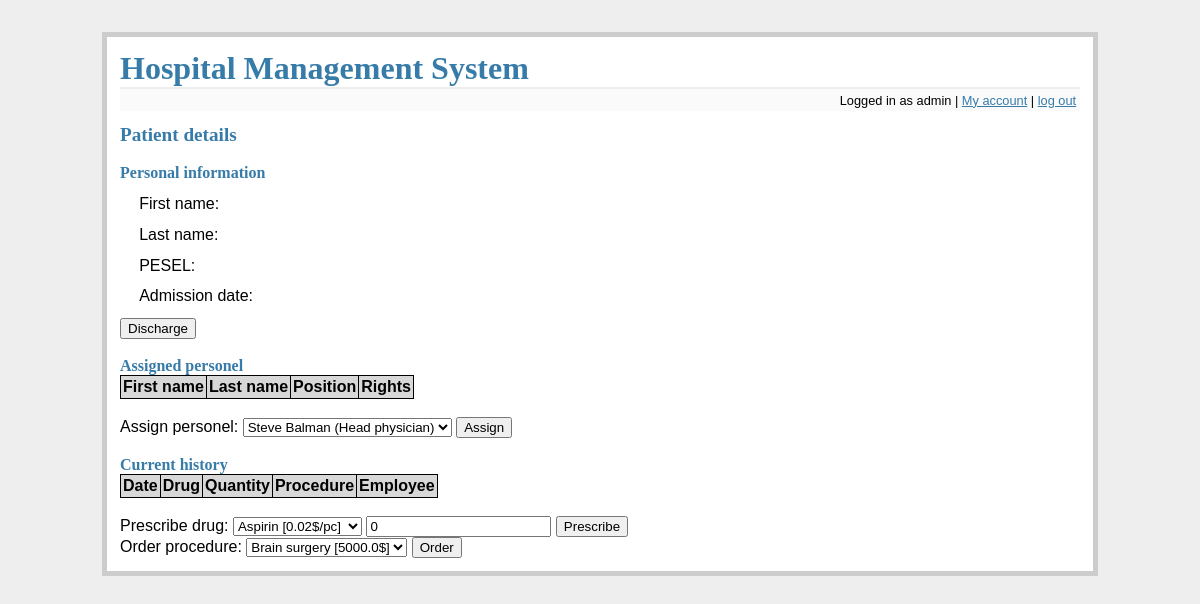
The page /patient_details?patient=31273504732 (signed in) on the database as committed earlier.
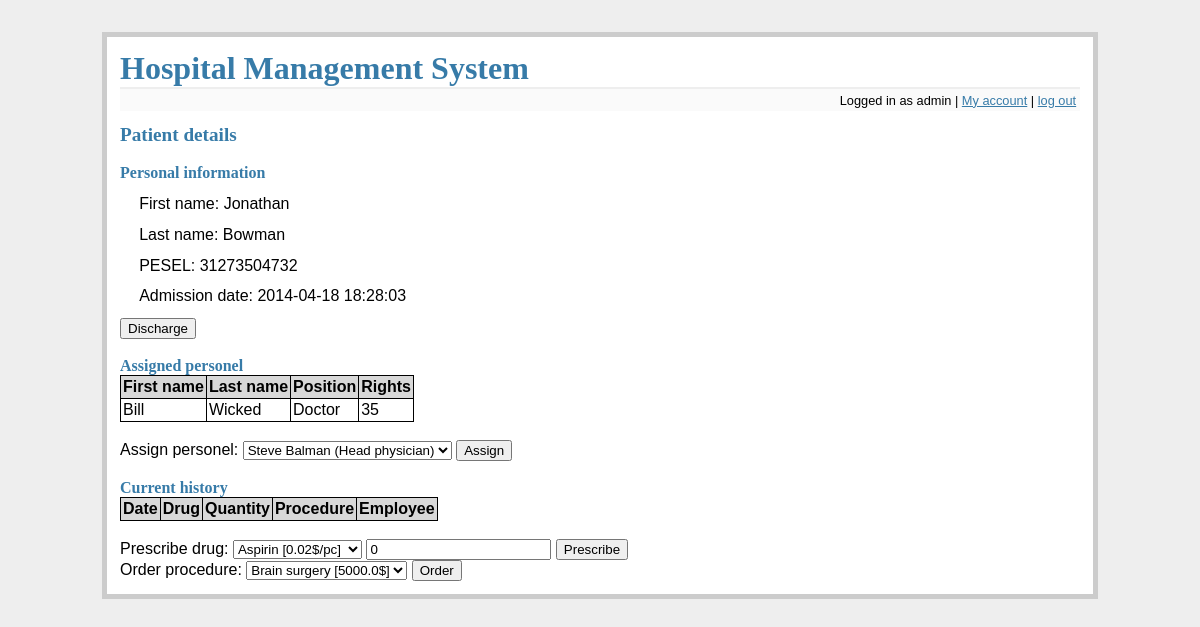
The same page on the database as committed later.
### tables this page shows
CREATE TABLE patients (
    pesel integer primary key,
    fname text not null,
    lname text not null
);

CREATE TABLE files (
    id integer primary key autoincrement,
    patient_pesel integer not null,
    admission_d datetime not null,
    discharge_d datetime,
    foreign key(patient_pesel) references patients(pesel)
);

CREATE TABLE employees (
    id integer primary key autoincrement,
    fname text not null,
    lname text not null,
    login text not null unique,
    password text not null,
    position_id integer not null,
    employment_d date not null,
    salary integer not null,
    rights integer not null,
    foreign key(position_id) references positions(id)
);

CREATE TABLE positions (
    id integer primary key autoincrement,
    name text not null
);

### flaskr.py (the view, shortened to what this page needs)
@app.route('/patient_details', methods=['GET', 'POST'])
def patient_details():
    error = None
    db = get_db()
    position = get_position(db, session['username'])
    if 'logged_in' not in session or not session['logged_in'] or position not in ['Admin', 'Head physician', 'Doctor', 'Nurse']:
        flash('You do not have rights to access this part of website')
        return redirect(url_for('main_screen'))
    if 'patient' not in request.args:
        flash('No patient specified!');
        return redirect(url_for('main_screen'))
    pesel = request.args['patient']
    if position in ['Admin', 'Head physician']:
        details = get_patient_details(db, pesel)
    else:
        details = get_patient_details_if_allowed(db, session['username'], pesel)
        if not details:
            flash('You cannot view this record')
            return redirect(url_for('main_screen'))
    personel = get_assigned_personel_for_patient(db, pesel)
    employees = get_all_medical_personel(db)
    deassign = None
    if (is_assigned(db, pesel, session['username'])):
        deassign = True
    discharge = None
    if position in ['Admin', 'Head physician', 'Doctor']:
        discharge = True
    curr_history = get_current_history(db, pesel)
    avail_drugs = get_all_allowed_drugs(db, session['username'])
    avail_procedures = get_all_allowed_procedures(db, session['username'])
    return render_template('patient_details.html', details=details, personel=personel, employees=employees, error=error, deassign=deassign, allowed_discharge=discharge, curr_history=curr_history, avail_drugs=avail_drugs, avail_procedures=avail_procedures)

### flaskr.py (called while the page is built)
def connect_db():
    rv = sqlite3.connect(app.config['DATABASE'])
    rv.row_factory = sqlite3.Row
    return rv

def get_db():
    if not hasattr(g, 'sqlite_db'):
        g.sqlite_db = connect_db()
    return g.sqlite_db

### tools.py (called while the page is built)
def get_position(db, user):
    cur = db.execute('select p.name from employees as e join positions as p on e.position_id = p.id where e.login = ?', [user])
    res = cur.fetchone()
    return res[0] if res else None

def get_patient_details(db, pesel):
    return db.execute('select p.fname, p.lname, p.pesel, f.admission_d from files f join patients p on f.patient_pesel = p.pesel where f.discharge_d is null and p.pesel = ?', [pesel]).fetchone()

def get_assigned_personel_for_patient(db, pesel):
    cur = db.execute('select e.fname, e.lname, p.name, e.rights from employees e join positions p on p.id = e.position_id join assignments a on a.employee_id = e.id join files f on f.id = a.fil_id join patients pat on f.patient_pesel = pat.pesel where pat.pesel = ? and f.discharge_d is null order by e.rights desc', [pesel])
    return cur.fetchall()

### templates/patient_details.html (shortened to what this page needs)
{% extends "layout.html" %}
{% block body %}
    <h2>Patient details</h2>
    <br/>
    <h3>Personal information</h3>
    <ul class=entries>
    <li>First name: {{ details.fname }}
    <li>Last name: {{ details.lname }}
    <li>PESEL: {{ details.pesel }}
    <li>Admission date: {{ details.admission_d }}
    </ul>
    {% if allowed_discharge %}
    <form action="{{ url_for('discharge', patient=details.pesel) }}" method=post>
        <input type=submit value=Discharge>
    </form>
    {% endif %}
    <br/>
    <h3>Assigned personel</h3>
    <table class=dbtable>
    <tr><td>First name<td>Last name<td>Position<td>Rights
    {% for row in personel %}
        <tr>
        {% for d in row %}
            <td>{{ d }}
        {% endfor %}
        </tr>
    {% endfor %}
    </table>
    <br/>
    <form action="{{ url_for('patient_details', patient=details.pesel) }}" method=post>
        <label>Assign personel:
        <select name=new_personel_id>
        {% for emp in employees %}
        <option value={{ emp[1] }}>{{ emp[0] }}</option>
        {% endfor %}
        </select>
        <input type=submit value=Assign>
    </form>
    <br/><br/>
    <h3>Current history</h3>
    <table class=dbtable>
    <tr><td>Date<td>Drug<td>Quantity<td>Procedure<td>Employee
    </table>
    <br/>
    <form action="{{ url_for('patient_details', patient=details.pesel) }}" method=post>
        <label>Prescribe drug:
        <select name=presc_drug>
        {% for dr in avail_drugs %}
        <option value={{ dr[0] }}>{{ dr[1] }}</option>
        {% endfor %}
        </select>
        <input type=number step=0.001 name=quantity value=0>
        <input type=submit value=Prescribe>
    </form>
    <form action="{{ url_for('patient_details', patient=details.pesel) }}" method=post>
        <label>Order procedure:
        <select name=ordered_proc>
        {% for pr in avail_procedures %}
        <option value={{ pr[0] }}>{{ pr[1] }}</option>
        {% endfor %}
        </select>
        <input type=submit value=Order>
    </form>
{% endblock %}

Rows that differ between the two databases and show on the page:
now on this page (row unchanged): patients: fname "Jonathan", lname "Bowman", pesel "31273504732"
now on this page (row edited): files: admission_d "2014-04-18 18:28:03"
now on this page (row edited): employees: fname "Bill", lname "Wicked", row "35"
now on this page (row unchanged): positions: name "Doctor"
